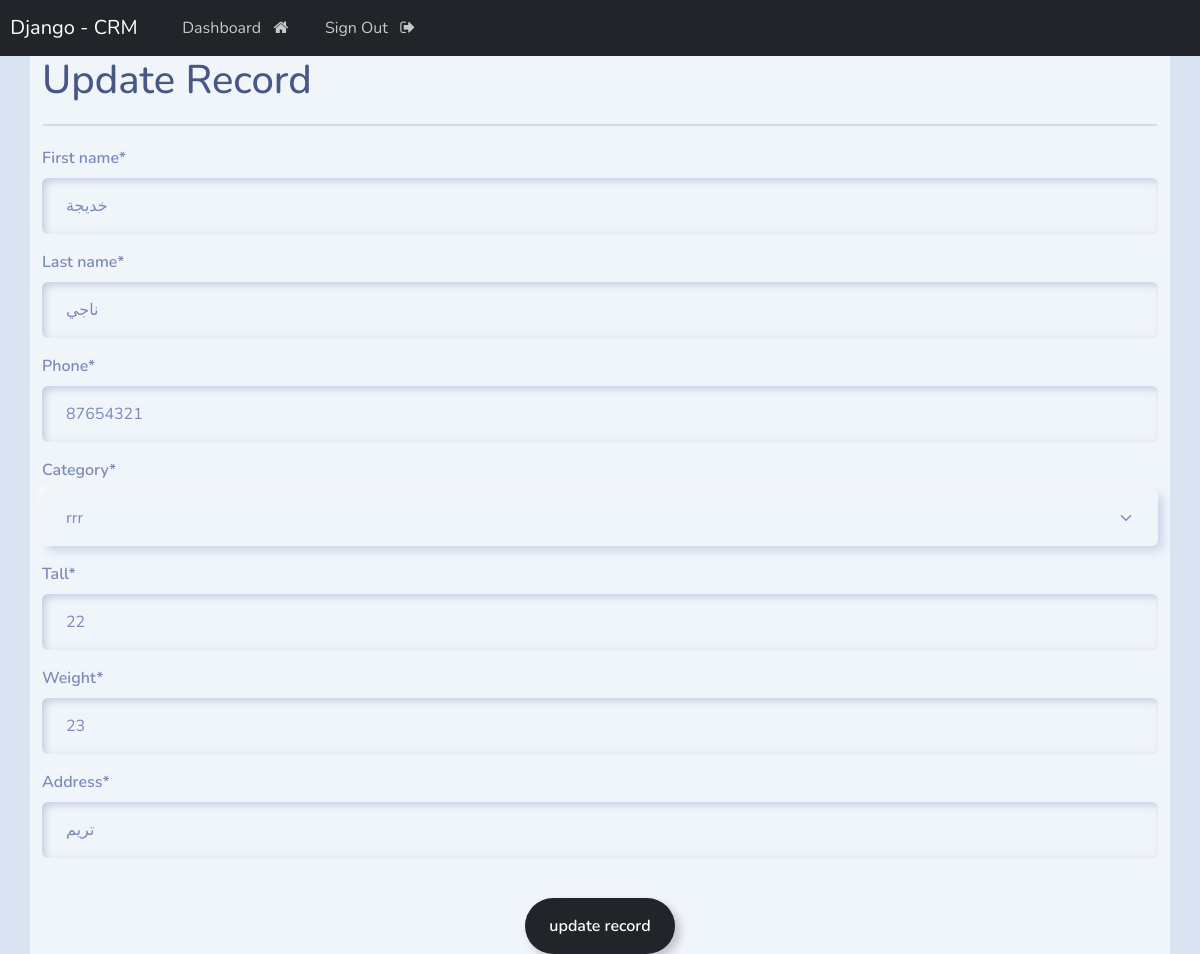
Screenshot of /update/2/ (signed in) with the database file from the repository.
### management_app/models.py (models this page shows, shortened)
class Record(models.Model):
    first_name = models.CharField(max_length=250)
    last_name = models.CharField(max_length=250)
    category = models.ForeignKey(Category, on_delete=models.CASCADE)
    phone = models.IntegerField()
    tall = models.IntegerField()
    weight = models.IntegerField()
    address = models.CharField(max_length=500)
    created_at = models.DateTimeField(auto_now_add=True)
    class Meta:
        ordering =['-created_at'];

### management_app/views.py (the view)
# urls.py: path('update/<int:record_id>/', views.update_record ,name='update_record'),
@login_required(login_url='login')
def update_record(request , record_id):
    record = get_object_or_404(Record, id= record_id)
    form = UpdateRecordForm(instance=record)
    if request.method == 'POST':
        form = UpdateRecordForm(request.POST, instance=record)
        if form.is_valid():
            form.save()
            messages.success(request,'Record is updated.')
            return redirect('dashboard')
    context = {
        'form':form,
    }
    return render(request,'web/update_record.html' ,context)

### management_app/forms.py
class UpdateRecordForm(forms.ModelForm):
    class Meta:
        model = Record
        fields = ['first_name', 'last_name', 'phone', 'category', 'tall', 'weight', 'address']

### management_app/models.py (called while the page is built)
    def __str__(self):
        return self.name

### templates/web/update_record.html (shortened to what this page needs)
{% extends 'base.html' %}
{% load crispy_forms_tags %}
{% block content %}
<div class="container bg-light shadow-md p.5 form-layout">
    <h1>Update Record</h1>
    <hr style="border: 1px solid; margin: 20px 1px;">
    <form method="POST">
        {{form|crispy}}
       <div class="text-center">
        <br>
        <button type="submit" class="btn btn-outline-dark">
            update record
        </button>
       </div>
    </form>
</div>
{% endblock %}

### rows the page displays
Record: first_name "خديجة", last_name "ناجي", phone "87654321", category "rrr", tall "22", weight "23", address "تريم"
